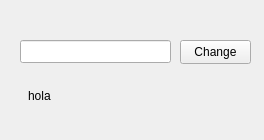
<?xml version="1.0" encoding="UTF-8"?>
<ui version="4.0">
 <class>Lines</class>
 <widget class="QWidget" name="Lines">
  <property name="geometry">
   <rect>
    <x>0</x>
    <y>0</y>
    <width>264</width>
    <height>140</height>
   </rect>
  </property>
  <property name="windowTitle">
   <string>Form</string>
  </property>
  <widget class="QLineEdit" name="line">
   <property name="geometry">
    <rect>
     <x>20</x>
     <y>40</y>
     <width>151</width>
     <height>23</height>
    </rect>
   </property>
  </widget>
  <widget class="QPushButton" name="button">
   <property name="geometry">
    <rect>
     <x>180</x>
     <y>40</y>
     <width>71</width>
     <height>24</height>
    </rect>
   </property>
   <property name="text">
    <string>Change</string>
   </property>
  </widget>
  <widget class="QLabel" name="label">
   <property name="geometry">
    <rect>
     <x>28</x>
     <y>80</y>
     <width>221</width>
     <height>31</height>
    </rect>
   </property>
   <property name="text">
    <string>hola</string>
   </property>
  </widget>
 </widget>
 <resources/>
 <connections/>
</ui>
